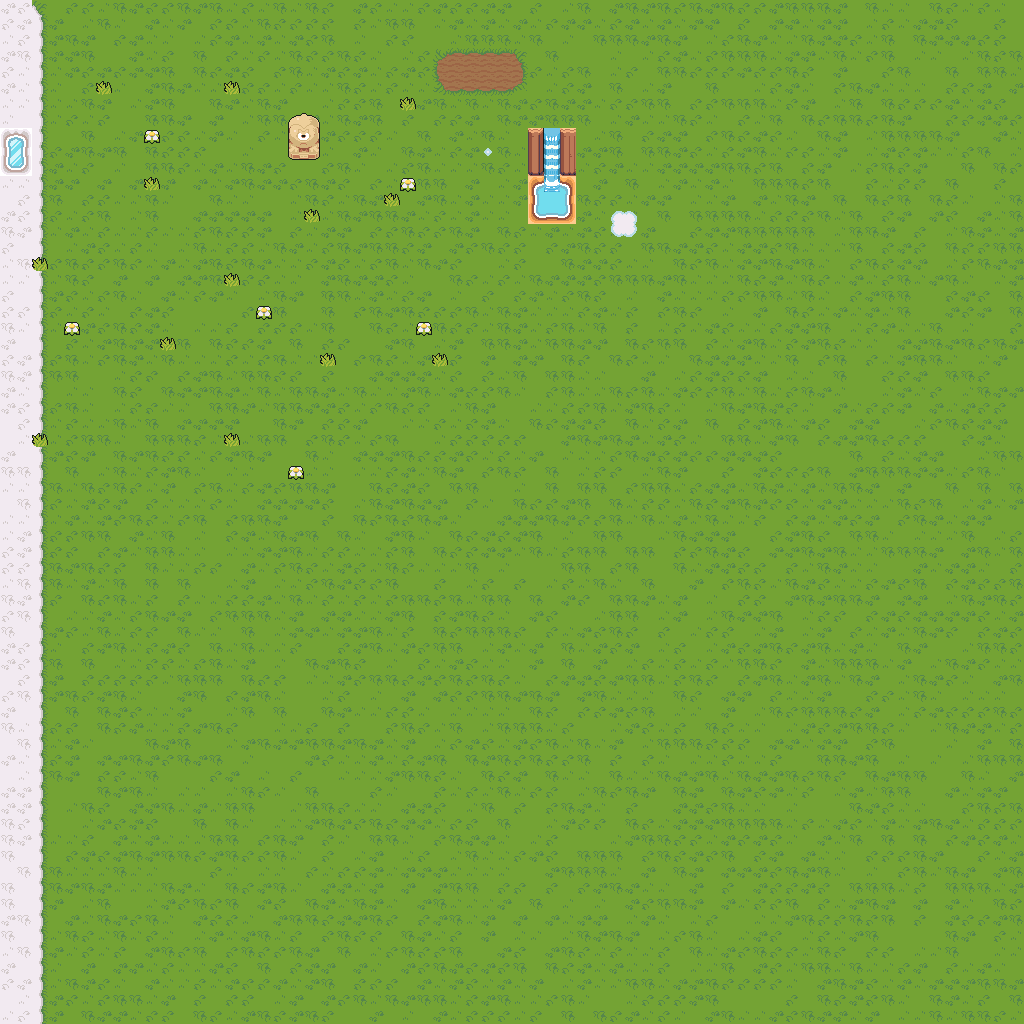

Below is a game level as drawn by its tile map, then a one-line description and the .tmx that defines it (tile-layer data replaced by summaries):
An orthogonal 64x64 tile map with 16x16 px tiles, 3 tile layers (Ground, Decor, Collision Decor), 3 tilesets and 21 objects (13x tree, 8x throwable).

<map version="1.8" tiledversion="1.9.2" orientation="orthogonal" renderorder="right-down" width="64" height="64" tilewidth="16" tileheight="16" infinite="0" nextlayerid="5" nextobjectid="2507">
 <tileset firstgid="1" source="master.tsx" />
 <tileset firstgid="4097" source="trees.tsx" />
 <tileset firstgid="4109" source="farmplant_green.tsx" />
 <layer id="1" name="Ground" width="64" height="64">
  <data>[4096 cells, 4096 non-empty, 27 distinct tile ids]</data>
 </layer>
 <layer id="2" name="Decor" width="64" height="64">
  <data>[4096 cells, 19 non-empty, 2 distinct tile ids]</data>
 </layer>
 <layer id="3" name="Collision Decor" width="64" height="64">
  <properties>
   <property name="groups" value="collision" />
  </properties>
  <data>[4096 cells, 29 non-empty, 29 distinct tile ids]</data>
 </layer>
 <objectgroup id="4" name="Objects">
  <object id="14" type="tree" gid="4098" x="176" y="224" width="32" height="64">
   <properties>
    <property name="groups" value="main, collision" />
   </properties>
  </object>
  <object id="15" type="tree" gid="4098" x="128" y="32" width="32" height="64">
   <properties>
    <property name="groups" value="main, collision" />
   </properties>
  </object>
  <object id="16" type="tree" gid="4098" x="144" y="64" width="32" height="64">
   <properties>
    <property name="groups" value="main, collision" />
   </properties>
  </object>
  <object id="17" type="tree" gid="4098" x="96" y="208" width="32" height="64">
   <properties>
    <property name="groups" value="main, collision" />
   </properties>
  </object>
  <object id="18" type="tree" gid="4098" x="80" y="224" width="32" height="64">
   <properties>
    <property name="groups" value="main, collision" />
   </properties>
  </object>
  <object id="19" type="tree" gid="4098" x="96" y="256" width="32" height="64">
   <properties>
    <property name="groups" value="main, collision" />
   </properties>
  </object>
  <object id="20" type="tree" gid="4098" x="160" y="256" width="32" height="64">
   <properties>
    <property name="groups" value="main, collision" />
   </properties>
  </object>
  <object id="22" type="tree" gid="4098" x="192" y="256" width="32" height="64">
   <properties>
    <property name="groups" value="main, collision" />
   </properties>
  </object>
  <object id="23" type="tree" gid="4098" x="176" y="288" width="32" height="64">
   <properties>
    <property name="groups" value="main, collision" />
   </properties>
  </object>
  <object id="25" type="tree" gid="4098" x="208" y="288" width="32" height="64">
   <properties>
    <property name="groups" value="main, collision" />
   </properties>
  </object>
  <object id="26" type="tree" gid="4098" x="144" y="288" width="32" height="64">
   <properties>
    <property name="groups" value="main, collision" />
   </properties>
  </object>
  <object id="27" type="throwable" gid="2693" x="208" y="160" width="16" height="16">
   <properties>
    <property name="groups" value="main, collision, throwable" />
    <property name="weight" value="1" />
   </properties>
  </object>
  <object id="28" type="throwable" gid="2693" x="352" y="272" width="16" height="16">
   <properties>
    <property name="groups" value="main, collision, throwable" />
    <property name="weight" value="1" />
   </properties>
  </object>
  <object id="29" type="throwable" gid="2694" x="368" y="288" width="16" height="16">
   <properties>
    <property name="groups" value="main, collision, throwable" />
    <property name="weight" value="1" />
   </properties>
  </object>
  <object id="30" type="throwable" gid="2693" x="384" y="272" width="16" height="16">
   <properties>
    <property name="groups" value="main, collision, throwable" />
    <property name="weight" value="1" />
   </properties>
  </object>
  <object id="31" type="throwable" gid="2693" x="400" y="288" width="16" height="16">
   <properties>
    <property name="groups" value="main, collision, throwable" />
    <property name="weight" value="1" />
   </properties>
  </object>
  <object id="32" type="throwable" gid="2693" x="416" y="272" width="16" height="16">
   <properties>
    <property name="groups" value="main, collision, throwable" />
    <property name="weight" value="1" />
   </properties>
  </object>
  <object id="33" type="throwable" gid="2694" x="416" y="288" width="16" height="16">
   <properties>
    <property name="groups" value="main, collision, throwable" />
    <property name="weight" value="1" />
   </properties>
  </object>
  <object id="34" type="throwable" gid="2824" x="464" y="272" width="16" height="16">
   <properties>
    <property name="groups" value="main, collision, throwable" />
    <property name="weight" value="1" />
   </properties>
  </object>
  <object id="63" type="tree" gid="4098" x="144" y="0" width="32" height="64">
   <properties>
    <property name="groups" value="main, collision" />
   </properties>
  </object>
  <object id="101" type="tree" gid="4098" x="304" y="0" width="32" height="64">
   <properties>
    <property name="groups" value="main, collision" />
   </properties>
  </object>
 </objectgroup>
</map>
